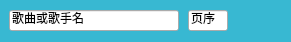
<?xml version="1.0" encoding="UTF-8"?>
<ui version="4.0">
 <class>Search</class>
 <widget class="QWidget" name="Search">
  <property name="geometry">
   <rect>
    <x>0</x>
    <y>0</y>
    <width>291</width>
    <height>42</height>
   </rect>
  </property>
  <property name="minimumSize">
   <size>
    <width>291</width>
    <height>42</height>
   </size>
  </property>
  <property name="maximumSize">
   <size>
    <width>291</width>
    <height>42</height>
   </size>
  </property>
  <property name="windowTitle">
   <string>Form</string>
  </property>
  <property name="styleSheet">
   <string notr="true">QWidget#Search
{
	background-color:rgba(36,178,206,0.7);
}

QPushButton#BtnSearch_submit
{
	border:none;
}</string>
  </property>
  <widget class="QLineEdit" name="LeSearch_keyword">
   <property name="geometry">
    <rect>
     <x>9</x>
     <y>10</y>
     <width>170</width>
     <height>21</height>
    </rect>
   </property>
   <property name="text">
    <string>歌曲或歌手名</string>
   </property>
  </widget>
  <widget class="QLineEdit" name="LeSearch_page">
   <property name="geometry">
    <rect>
     <x>188</x>
     <y>10</y>
     <width>40</width>
     <height>21</height>
    </rect>
   </property>
   <property name="text">
    <string>页序</string>
   </property>
  </widget>
  <widget class="QPushButton" name="BtnSearch_submit">
   <property name="geometry">
    <rect>
     <x>240</x>
     <y>5</y>
     <width>41</width>
     <height>31</height>
    </rect>
   </property>
   <property name="text">
    <string/>
   </property>
  </widget>
 </widget>
 <resources/>
 <connections/>
</ui>
